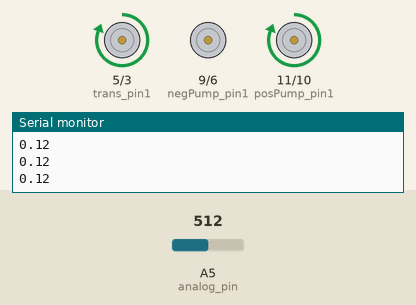
Recording of a sketch running on a simulated Arduino Uno, built with avr-gcc and run on an emulated ATmega328P. On the bench: motor-driver pin pairs drawn as motors (green arrow = first pin HIGH = forward, orange = second pin HIGH = backward, longer = more drive), the last lines printed to the serial monitor. Inputs (shaded band) come from the test bench; at power-on: A5 (analog_pin) = 512.

Above: at 1.2 s.
1.3 s: A5 (analog_pin) set to 894
2.8 s: A5 (analog_pin) set to 925
At 4.0 s:
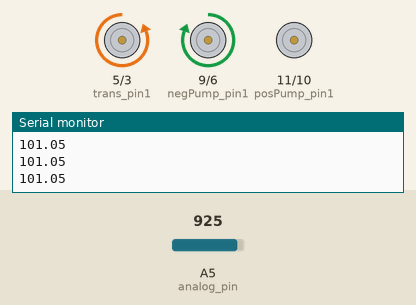
4.3 s: A5 (analog_pin) set to 900
At 5.5 s:
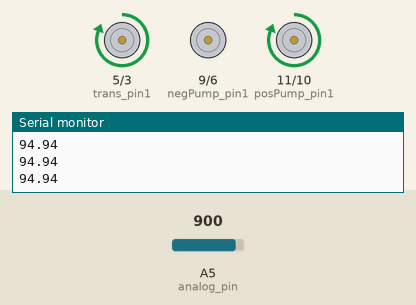
5.8 s: A5 (analog_pin) set to 1023
At 7.0 s:
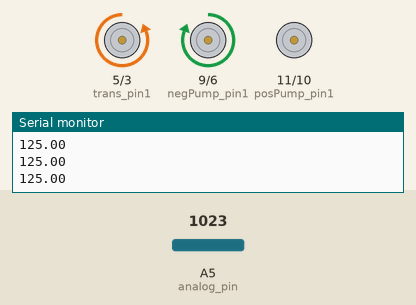
Timing chart, 0 to 8.3 s (numbered marks = the images above; inputs shaded):
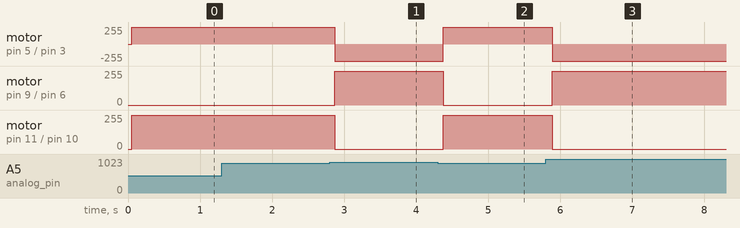

The sketch:

Final_Pneumatics.ino
```cpp
//Final Code

//Goal: Read pressure from container, open pos/neg valve depending on pressure and start pos/neg pump to increase/ decrease pressure of container

const int pump_dutycycle = 20; //Level of pumping
const int delay_time = 50; //(delay in ms)
const int sup_voltage = 5; //5 volt from H bridge
const int p_min = -100; //-100 off of atm
const int p_max = 100; //in kpa (conversion from 100PSI) // in atm: 6.8046
const int p_goal = 100; //in kpa
const int p_buffer = 2;
float analog_output;
float voltage_output;
float current_pressure = 0.0;

//defining pins

//sensor pin
const int analog_pin = A5;

//Valve pins
const int trans_pin1 = 5;
const int trans_pin2 = 3;

//H-Bridge Pump Pins (PWM)

const int posPump_pin1 = 11;
const int posPump_pin2 = 10;
const int negPump_pin1 = 9;
const int negPump_pin2 = 6;


// Variable intitializers


void setup() {
  pinMode(trans_pin1, OUTPUT);
  pinMode(trans_pin2, OUTPUT);

  pinMode(posPump_pin1, OUTPUT);
  pinMode(posPump_pin2, OUTPUT);
  pinMode(negPump_pin1, OUTPUT);
  pinMode(negPump_pin2, OUTPUT);


  Serial.begin(9600);

  //Ensure direction doesn't change (both second pins should be LOW at all times)
  digitalWrite(posPump_pin2,LOW);
  digitalWrite(negPump_pin2,LOW);

  //Start with both valves closed
  digitalWrite(trans_pin1,LOW);
  digitalWrite(trans_pin2,LOW);


}
void loop() {
  delay(delay_time);

  // put your setup code here, to run once:
  analog_output = analogRead(analog_pin);
  voltage_output = analog_output *5 / 1023;
  current_pressure = ((voltage_output-0.5)/0.02)-100;
  Serial.println(current_pressure);
  if (current_pressure < (p_goal-p_buffer)){
    //Stop negative pumping
    digitalWrite(trans_pin2,LOW);
    digitalWrite(negPump_pin1,LOW);
    //Start positive pumping
    digitalWrite(trans_pin1,HIGH);
    digitalWrite(posPump_pin1,pump_dutycycle);

    //Delay 1 second
    delay(delay_time);
    }

  if (current_pressure > (p_goal-p_buffer)){
    //Stop positive pumping
    digitalWrite(trans_pin1,LOW);
    digitalWrite(posPump_pin1,LOW);
    //Start negative pumping
    digitalWrite(trans_pin2,HIGH);
    digitalWrite(negPump_pin1,pump_dutycycle);

    //Delay 1 second
    delay(delay_time);

    }

}
```

Measured:
- the behaviour switches between 912 and 913 on A5 (analog_pin) (found by bisection; images 0 and 1)
- after the input at 2.8 s, motor on pin 5 (trans_pin1) / pin 3 (trans_pin2): forward 255/255 → backward 255/255 after 0.07 s; motor on pin 9 (negPump_pin1) / pin 6 (negPump_pin2): stopped → forward 255/255 after 0.07 s; motor on pin 11 (posPump_pin1) / pin 10 (posPump_pin2): forward 255/255 → stopped after 0.07 s
- after the input at 4.3 s, motor on pin 5 (trans_pin1) / pin 3 (trans_pin2): backward 255/255 → forward 255/255 after 0.08 s; motor on pin 9 (negPump_pin1) / pin 6 (negPump_pin2): forward 255/255 → stopped after 0.08 s; motor on pin 11 (posPump_pin1) / pin 10 (posPump_pin2): stopped → forward 255/255 after 0.08 s
- after the input at 5.8 s, motor on pin 5 (trans_pin1) / pin 3 (trans_pin2): forward 255/255 → backward 255/255 after 0.09 s; motor on pin 9 (negPump_pin1) / pin 6 (negPump_pin2): stopped → forward 255/255 after 0.09 s; motor on pin 11 (posPump_pin1) / pin 10 (posPump_pin2): forward 255/255 → stopped after 0.09 s
